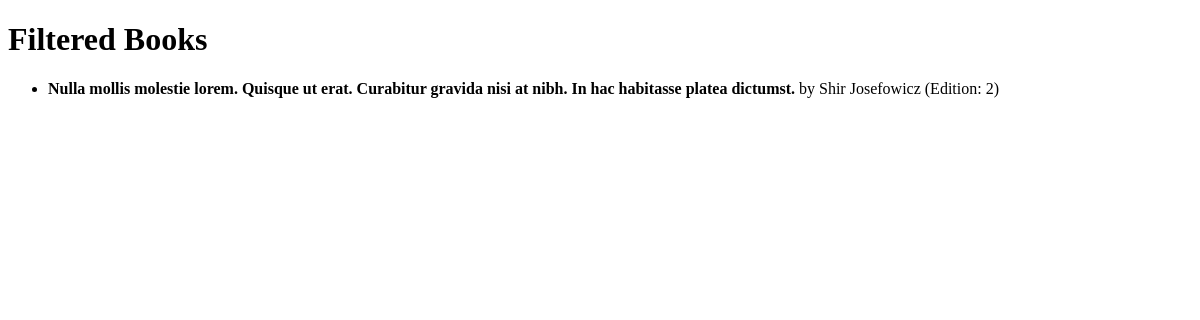
Page /books/lab8/task3/ on the earlier database version.
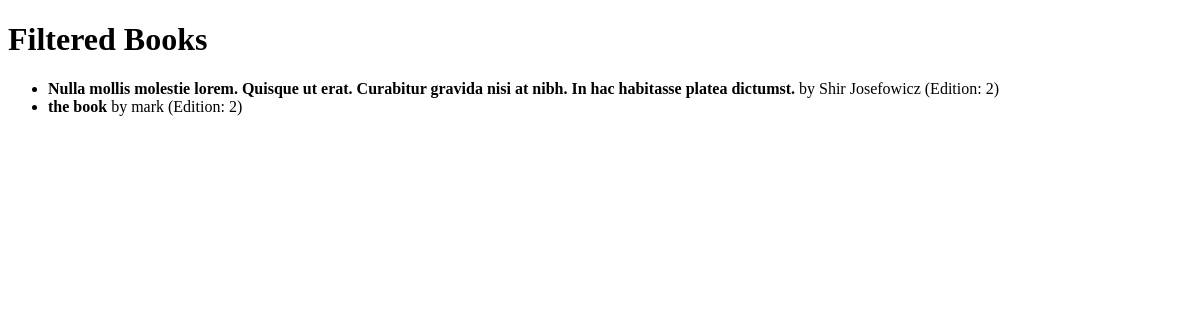
Same page on the later database version.
### apps/bookmodule/models.py (models this page shows)
class Book(models.Model):
    title = models.CharField(max_length = 50)
    author = models.CharField(max_length = 50)
    price = models.FloatField(default = 0.0)
    edition = models.SmallIntegerField(default = 1)

### apps/bookmodule/views.py (the view)
# urls.py: path('lab8/task3/', views.list_books_task3, name='list_books_task3'),
def list_books_task3(request):
    books = Book.objects.filter(
        Q(edition__lte=3) &
        (~Q(title__icontains='co') & ~Q(author__icontains='co'))
    )
    return render(request, 'bookmodule/task3.html', {'books': books})

### apps/templates/bookmodule/task3.html (shortened to what this page needs)
<!DOCTYPE html>
<html>
<head>
</head>
<body>
    <h1>Filtered Books </h1>
    <ul>
        {% for book in books %}
            <li>
                <strong>{{ book.title }}</strong> by {{ book.author }}
                (Edition: {{ book.edition }})
            </li>
        {% empty %}
            <li>No books match the criteria.</li>
        {% endfor %}
    </ul>
</body>
</html>

Differences in the rows shown:
added Book: title "the book", author "mark", edition "2"
